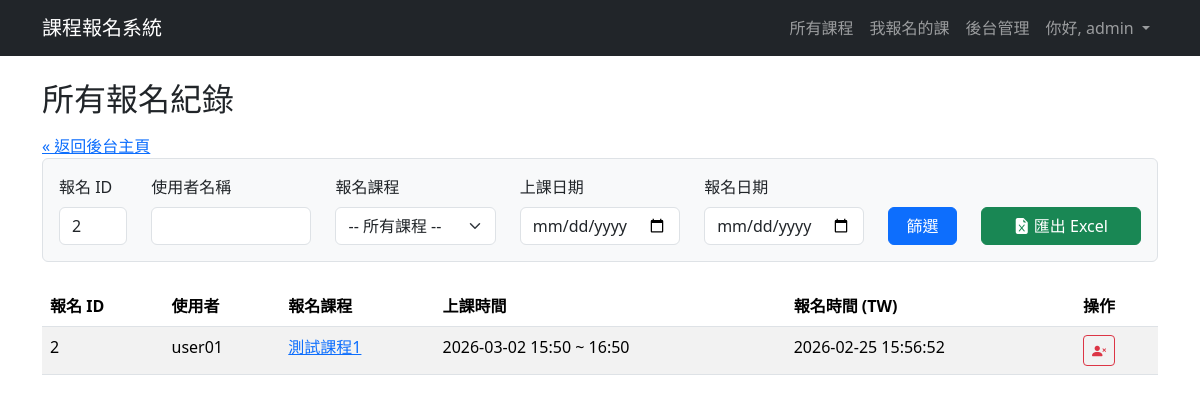
/admin/all_registrations?registration_id=2 (signed in), run on the app's committed database.
### app.py (models this page shows, shortened)
class User(UserMixin, db.Model):
    id = db.Column(db.Integer, primary_key=True) # 使用者ID 唯一值
    username = db.Column(db.String(80), unique=True, nullable=False)
    email = db.Column(db.String(120), unique=True, nullable=False) # 電子郵件地址
    password_hash = db.Column(db.String(200), nullable=False) # 儲存雜湊後的密碼
    is_admin = db.Column(db.Boolean, default=False) # 是否為管理者
    needs_password_change = db.Column(db.Boolean, default=False) # 是否需要更新密碼
    __table_args__ = {'extend_existing': True} # 避免重複定義表格錯誤

class Registration(db.Model):
    __tablename__ = 'registration'
    id = db.Column(db.Integer, primary_key=True)
    user_id = db.Column(db.Integer, db.ForeignKey('user.id'), nullable=False)
    time_slot_id = db.Column(db.Integer, db.ForeignKey('time_slot.id'), nullable=False) # 報名的梯次
    registration_time = db.Column(db.DateTime, default=datetime.utcnow)
    __table_args__ = {'extend_existing': True}
    user = db.relationship('User', backref=db.backref('registrations', lazy=True))
    time_slot = db.relationship('TimeSlot', backref=db.backref('registrations', lazy='dynamic', cascade="all, delete-orphan", single_parent=True)) # 一個梯次有多個報名紀錄
    def local_registration_time(self):
        return self.registration_time + timedelta(hours=8)

class Course(db.Model):
    __tablename__ = 'course' # 建議明確指定表名
    id = db.Column(db.Integer, primary_key=True)
    name = db.Column(db.String(120), nullable=False)
    description = db.Column(db.Text, nullable=False) # 課程描述
    speaker_info = db.Column(db.String(200)) # 講者資訊
    has_time_slots = db.Column(db.Boolean, default=False, nullable=False) # 是否有梯次
    status = db.Column(db.String(20), default='尚未開放') # 課程狀態：尚未開放、報名中、報名截止
    registration_start_time = db.Column(db.DateTime, nullable=False) # 報名開始時間
    registration_end_time = db.Column(db.DateTime, nullable=False) # 報名截止時間
    allow_user_to_choose_time = db.Column(db.Boolean, default=False, nullable=False) # 是否允許使用者自選時間
    duration_hours = db.Column(db.Float, nullable=True, default=1) # 新增：上課時數欄位
    user_choice_start_date = db.Column(db.Date, nullable=True) # 自選時間的可選起始日
    user_choice_end_date = db.Column(db.Date, nullable=True) # 自選時間的可選結束日
    user_choice_start_time_of_day = db.Column(db.Time, nullable=True) # 自選時間的每日可選起始時間
    user_choice_end_time_of_day = db.Column(db.Time, nullable=True) # 自選時間的每日可選結束時間
    __table_args__ = {'extend_existing': True} # 避免重複定義表格錯誤
    files = db.relationship('CourseFile', backref='course', lazy=True, cascade="all, delete-orphan") # 課程有多個檔案，刪除課程時也刪除相關檔案
    time_slots = db.relationship('TimeSlot', backref='course', lazy=True, cascade="all, delete-orphan") # 課程有多個梯次，刪除課程時也刪除相關梯次

class TimeSlot(db.Model):
    __tablename__ = 'time_slot'
    id = db.Column(db.Integer, primary_key=True)
    slot_start_time = db.Column(db.DateTime, nullable=False)
    slot_end_time = db.Column(db.DateTime, nullable=False)
    capacity = db.Column(db.Integer, nullable=False, default=999) # 梯次名額
    booked_count = db.Column(db.Integer, default=0) # 已報名人數
    course_id = db.Column(db.Integer, db.ForeignKey('course.id'), nullable=False) # 課程ID 外鍵，參考 Course 表
    __table_args__ = {'extend_existing': True} # 避免重複定義表格錯誤

### app.py (the view, shortened to what this page needs)
@app.route('/admin/all_registrations')
@login_required
@admin_required
def all_registrations():
    query = Registration.query.join(TimeSlot).join(User)
    reg_id_str = request.args.get('registration_id')
    if reg_id_str:
        try:
            query = query.filter(Registration.id == int(reg_id_str))
        except ValueError:
            flash('報名 ID 必須是數字', 'warning')
    username = request.args.get('username')
    if username:
        query = query.filter(User.username.ilike(f"%{username}%"))
    course_id_str = request.args.get('course_id')
    if course_id_str:
        try:
            query = query.filter(TimeSlot.course_id == int(course_id_str))
        except ValueError:
            flash('課程 ID 格式不正確', 'warning')
    slot_date_str = request.args.get('slot_date')
    if slot_date_str:
        try:
            slot_date = datetime.strptime(slot_date_str, '%Y-%m-%d').date()
            query = query.filter(func.date(TimeSlot.slot_start_time) == slot_date)
        except ValueError:
            flash('梯次日期格式不正確', 'warning')
    reg_date_str = request.args.get('registration_date')
    all_courses = db.session.query(Course).join(TimeSlot).join(Registration).distinct(Course.id).order_by(Course.name).all()
    all_regs = query.order_by(Registration.id.desc()).all()
    print("Debug: all_courses names:", [course.name for course in all_courses])
    return render_template(
        'admin_all_registrations.html',
        registrations=all_regs,
        all_courses=all_courses,
        request=request
    )

### app.py (called while the page is built)
@login_manager.user_loader
def load_user(user_id): # 透過 user_id 載入使用者
    return User.query.get(int(user_id)) # 從資料庫取得使用者資料

def admin_required(f):
    @wraps(f)
    def decorated_function(*args, **kwargs):
        if not current_user.is_authenticated or not current_user.is_admin:
            flash('您沒有權限。', 'danger')
            return redirect(url_for('index'))
        return f(*args, **kwargs)
    return decorated_function

### templates/admin_all_registrations.html (shortened to what this page needs)
{% extends "layout.html" %}
{% block content %}
<h2>所有報名紀錄</h2>
<div class="mt-3">
    <a href="{{ url_for('admin_dashboard') }}">&laquo; 返回後台主頁</a>
</div>
<form method="GET" action="{{ url_for('all_registrations') }}" class="mb-4 p-3 border rounded bg-light">
    <div class="row g-4 align-items-end">
        <div class="col-md-1">
            <label for="registration_id" class="form-label">報名 ID</label>
            <input type="text" class="form-control" id="registration_id" name="registration_id" value="{{ request.args.get('registration_id', '') }}">
        </div>
        <div class="col-md-2">
            <label for="username" class="form-label">使用者名稱</label>
            <input type="text" class="form-control" id="username" name="username" value="{{ request.args.get('username', '') }}">
        </div>
        <div class="col-md-2">
            <label for="course_id" class="form-label">報名課程</label>
            <select class="form-select" id="course_id" name="course_id">
                <option value="">-- 所有課程 --</option>
            </select>
        </div>
        <div class="col-md-2">
            <label for="slot_date" class="form-label">上課日期</label>
            <input type="date" class="form-control" id="slot_date" name="slot_date" value="{{ request.args.get('slot_date', '') }}">
        </div>
        <div class="col-md-2">
            <label for="registration_date" class="form-label">報名日期</label>
            <input type="date" class="form-control" id="registration_date" name="registration_date" value="{{ request.args.get('registration_date', '') }}">
        </div>
        <div class="col-md-1">
            <button type="submit" class="btn btn-primary w-100">篩選</button>
        </div>
        <div class="col-md-2">
            <a href="{{ url_for('export_registrations_to_excel') }}?{{ request.query_string.decode() }}" class="btn btn-success w-100">
                <i class="bi bi-file-earmark-excel-fill"></i> 匯出 Excel
            </a>
        </div>
    </div>
</form>
<div class="table-responsive">
    <table class="table table-striped table-hover">
        <thead>
            <tr>
                <th>報名 ID</th>
                <th>使用者</th>
                <th>報名課程</th>
                <th>上課時間</th>
                <th>報名時間 (TW)</th>
                <th>操作</th>
            </tr>
        </thead>
        <tbody>
            {% for reg in registrations %}
            <tr>
                <td>{{ reg.id }}</td>
                <td>{{ reg.user.username }}</td>
                <td>
                    <a href="{{ url_for('course_detail', course_id=reg.time_slot.course.id) }}">
                        {{ reg.time_slot.course.name }}
                    </a>
                </td>
                <td>
                    {% if reg.time_slot.slot_start_time.date() == reg.time_slot.slot_end_time.date() %}
                        {{ reg.time_slot.slot_start_time.strftime('%Y-%m-%d %H:%M') }} ~ {{ reg.time_slot.slot_end_time.strftime('%H:%M') }}
                    {% else %}
                        {{ reg.time_slot.slot_start_time.strftime('%Y-%m-%d %H:%M') }} ~ {{ reg.time_slot.slot_end_time.strftime('%Y-%m-%d %H:%M') }}
                    {% endif %}
                </td>
                <td>{{ reg.local_registration_time().strftime('%Y-%m-%d %H:%M:%S') }}</td>
                <td>
                    <form action="{{ url_for('admin_cancel_registration', registration_id=reg.id) }}?{{ request.query_string.decode() }}" method="POST" onsubmit="return confirm('確定要取消這筆報名嗎？');" style="display: inline;">
                        <button type="submit" class="btn btn-sm btn-outline-danger" title="取消此筆報名">
                            <i class="bi bi-person-x-fill"></i>
                        </button>
                    </form>
                </td>
            </tr>
            {% else %}
            <tr>
                <td colspan="6" class="text-center text-muted">沒有符合條件的報名紀錄。</td>
            </tr>
            {% endfor %}
        </tbody>
    </table>
</div>
{% endblock %}

### templates/layout.html (shortened to what this page needs)
<!doctype html>
<html lang="zh-Hant">
<head>
    <link href="https://cdn.jsdelivr.net/npm/bootstrap@5.3.3/dist/css/bootstrap.min.css" rel="stylesheet">
    <link rel="stylesheet" href="https://cdn.jsdelivr.net/npm/bootstrap-icons@1.11.3/font/bootstrap-icons.min.css">
    <link rel="stylesheet" href="{{ url_for('static', filename='css/style.css') }}">
</head>
<body class="{% block body_class %}{% endblock %}">
    <nav class="navbar navbar-expand-lg {% block navbar_classes %}navbar-dark bg-dark{% endblock %}">
        <div class="container">
            <a class="navbar-brand" href="{{ url_for('index') }}">課程報名系統</a>
            <div class="collapse navbar-collapse" id="navbarNav">
                <ul class="navbar-nav ms-auto">
                    <li class="nav-item">
                        <a class="nav-link" href="{{ url_for('index') }}">所有課程</a>
                    </li>
                    {% if current_user.is_authenticated %}
                        <li class="nav-item">
                            <a class="nav-link" href="{{ url_for('my_courses') }}">我報名的課</a>
                        </li>
                        {% if current_user.is_admin %}
                        <li class="nav-item">
                            <a class="nav-link" href="{{ url_for('admin_dashboard') }}">後台管理</a>
                        </li>
                        {% endif %}
                        <li class="nav-item dropdown">
                            <a class="nav-link dropdown-toggle" href="#" role="button" data-bs-toggle="dropdown" aria-expanded="false">
                                你好, {{ current_user.username }}
                            </a>
                        </li>
                    {% else %}
                        <li class="nav-item">
                            <a class="nav-link" href="{{ url_for('login') }}">登入/註冊</a>
                        </li>
                    {% endif %}
                </ul>
            </div>
        </div>
    </nav>
    <main class="container mt-4">
        {% block content %}{% endblock %}
    </main>
</body>
</html>

### data on the page
User: username "admin"
Registration: id "2", user.username "user01", time_slot.course.name "測試課程1", time_slot.slot_start_time "2026-03-02 15:50", time_slot.slot_end_time "16:50", local_registration_time "2026-02-25 15:56:52"
